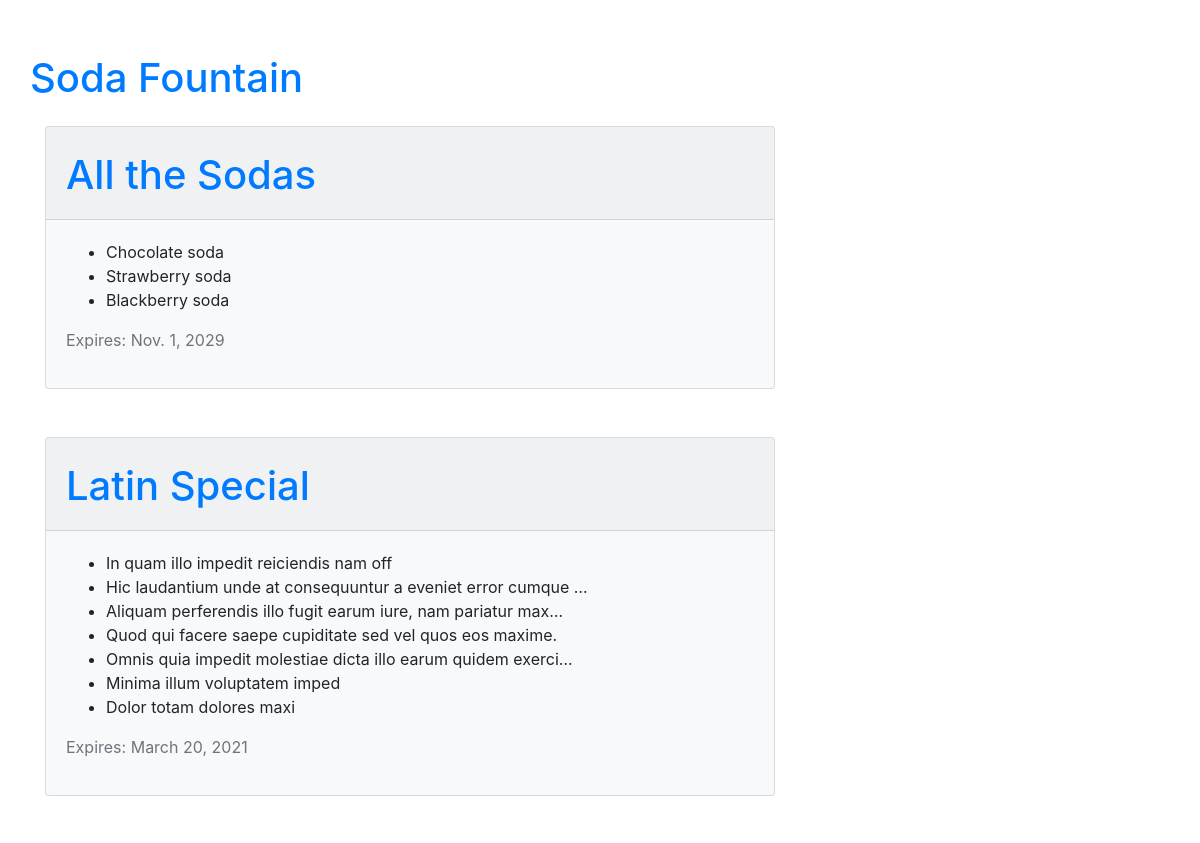
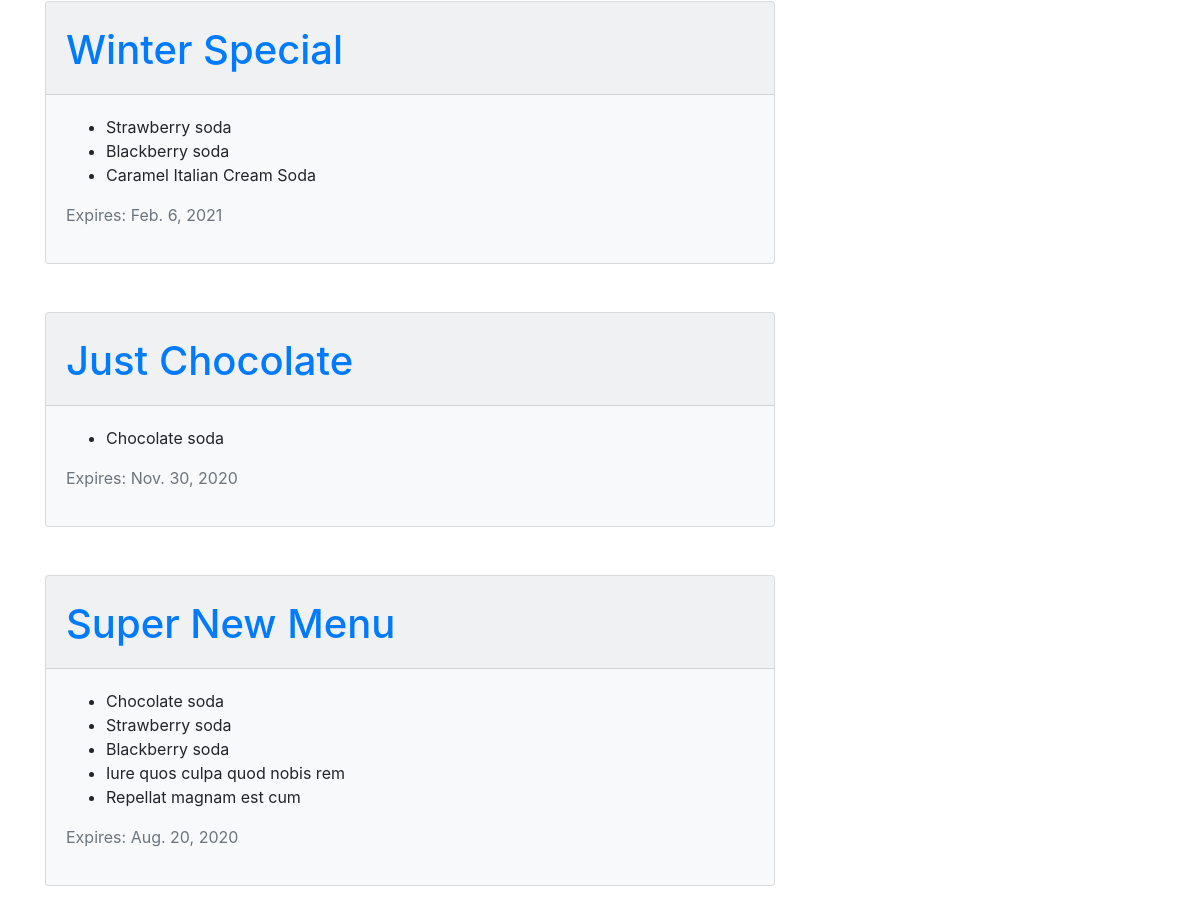
The page / on the database its author committed (2 pictures, top to bottom).
### menu/models.py (models this page shows, shortened)
class Menu(models.Model):
    season = models.CharField(max_length=20)  # Required Field
    items = models.ManyToManyField('Item', related_name='items')  # Required Field
    created_date = models.DateTimeField(default=timezone.now)  # Auto-set Field
    expiration_date = models.DateField()  # Required Field

class Item(models.Model):
    name = models.CharField(max_length=200)
    description = models.TextField()
    chef = models.ForeignKey('auth.User', on_delete=models.CASCADE,)
    created_date = models.DateTimeField(default=timezone.now)
    standard = models.BooleanField(default=False)
    ingredients = models.ManyToManyField('Ingredient')
    def __str__(self):
        return self.name

### menu/views.py (the view)
# urls.py: path('', views.menu_list, name='menu_list'),
def menu_list(request):
    menus = models.Menu.objects.all().prefetch_related('items').filter(
        expiration_date__gte=timezone.now()).order_by('-expiration_date')
    return render(request, 'menu/menu_list.html', {'menus': menus})

### menu/templates/menu/menu_list.html (shortened to what this page needs)
{% extends 'base.html' %}
{% block content %}
    <div class="content container">
        <div class="row">
            <div class="col-md-8">
                {% for menu in menus %}
                    <div class="card bg-light mb-5 ">
                        <div class="card-header pt-4">
                            <h1>
                                <a href="{% url 'menu:menu_detail' pk=menu.pk %}">{{ menu.season|capfirst }}</a>
                            </h1>
                        </div>
                        <div class="card-body">
                            <ul>
                                {% for item in menu.items.all %}
                                    <li>{{ item|truncatechars_html:60 }}</li>
                                {% endfor %}
                            </ul>
                            <p class="text-secondary">Expires: {{ menu.expiration_date }}</p>
                        </div>
                    </div>
                {% endfor %}
        </div>
    </div>
{% endblock %}

### assets/css/menu_styles.css (style rules this page uses)
body { padding: 30px; }

### rows shown on the page
Menu: season "All the Sodas", expiration_date "Nov. 1, 2029"
Item: name "Chocolate soda"
Item: name "Strawberry soda"
Item: name "Blackberry soda"
Menu: season "Latin Special", expiration_date "March 20, 2021"
Item: name "In quam illo impedit reiciendis nam off"
Item: name "Hic laudantium unde at consequuntur a eveniet error cumque …"
Item: name "Aliquam perferendis illo fugit earum iure, nam pariatur max…"
Item: name "Quod qui facere saepe cupiditate sed vel quos eos maxime."
Item: name "Omnis quia impedit molestiae dicta illo earum quidem exerci…"
Item: name "Minima illum voluptatem imped"
Item: name "Dolor totam dolores maxi"
Menu: season "Winter Special", expiration_date "Feb. 6, 2021"
Item: name "Caramel Italian Cream Soda"
Menu: season "Just Chocolate", expiration_date "Nov. 30, 2020"
Menu: season "Super New Menu", expiration_date "Aug. 20, 2020"
Item: name "Iure quos culpa quod nobis rem"
Item: name "Repellat magnam est cum"
